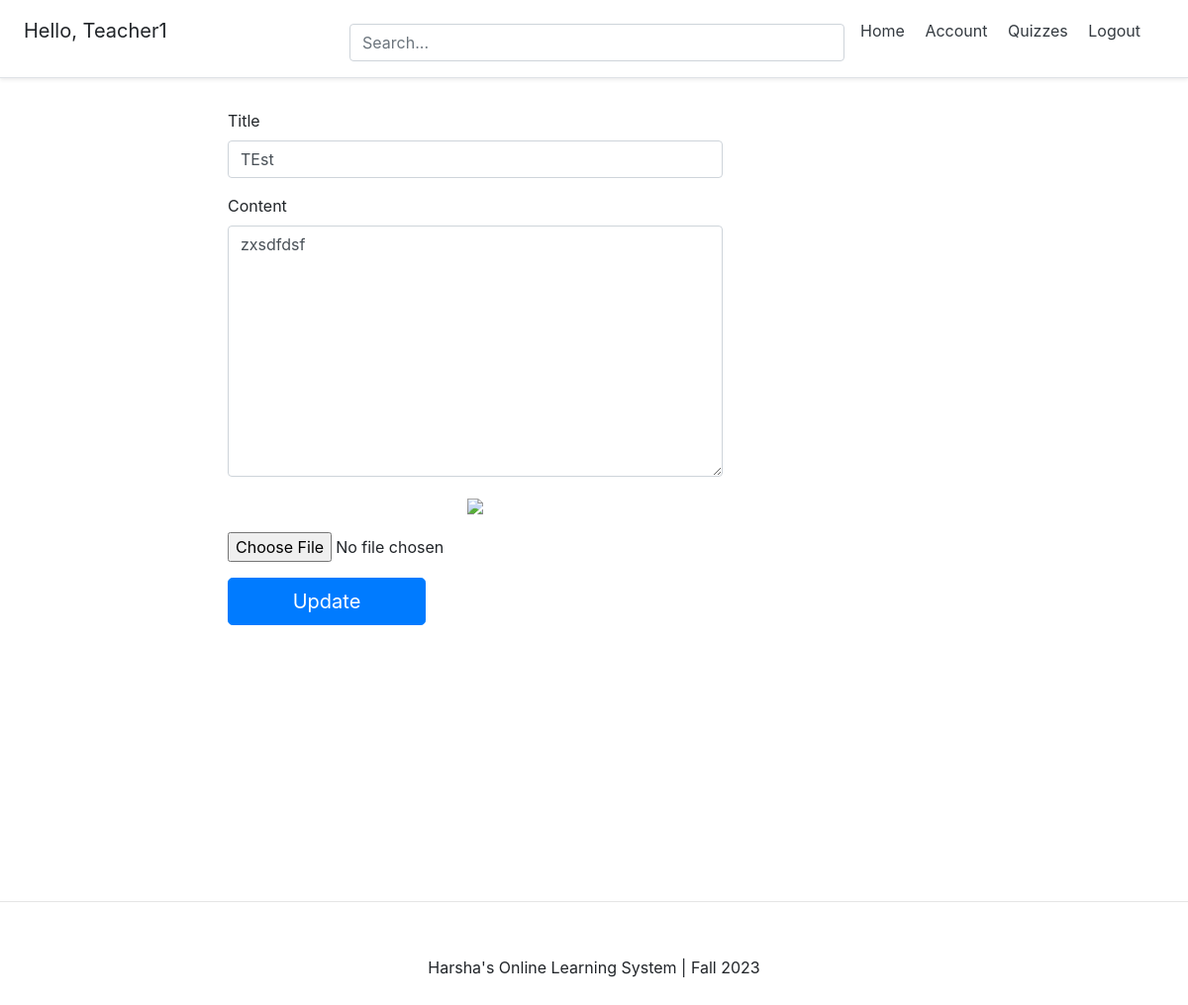
Page /blog/teacher1-test/edit/ (signed in) on the committed database.
### account/models.py (models this page shows, shortened)
class Account(AbstractBaseUser):
	email 					= models.EmailField(verbose_name="email", max_length=60, unique=True)
	username 				= models.CharField(max_length=30, unique=True)
	date_joined				= models.DateTimeField(verbose_name='date joined', auto_now_add=True)
	last_login				= models.DateTimeField(verbose_name='last login', auto_now=True)
	is_admin				= models.BooleanField(default=False)
	is_active				= models.BooleanField(default=True)
	is_staff				= models.BooleanField(default=False)
	is_superuser			= models.BooleanField(default=False)
	is_teacher = models.BooleanField(default=False)
	USERNAME_FIELD = 'email'
	REQUIRED_FIELDS = ['username',]
	objects = MyAccountManager()

### blog/models.py (models this page shows, shortened)
class BlogPost(models.Model):
	title = models.CharField(max_length=50, null=False, blank=False)
	body = models.TextField(max_length=500, null=False, blank=False)
	image = models.ImageField(upload_to=upload_location, null=True, blank=True)
	date_published = models.DateTimeField(auto_now_add=True, verbose_name="date published")
	date_updated = models.DateTimeField(auto_now=True, verbose_name="date updated")
	author = models.ForeignKey(settings.AUTH_USER_MODEL, on_delete=models.CASCADE)
	slug = models.SlugField(blank=True, unique=True)

### blog/views.py (the view, shortened to what this page needs)
# urls.py: path('<slug>/edit/', edit_blog_view, name="edit"),
def edit_blog_view(request, slug):
    context = {}
    user = request.user
    if not user.is_authenticated:
        return redirect("must_authenticated")
    blog_post = get_object_or_404(BlogPost, slug=slug)
    if blog_post.author != user:
        return HttpResponse("You cannot edit another user's post")
    form = UpdateBlogPostForm(
        initial={
            "title": blog_post.title,
            "body": blog_post.body,
            "image": blog_post.image,
        }
    )
    context['form'] = form
    return render(request, 'blog/edit_blog.html', context)

### blog/forms.py (shortened to what this page needs)
class UpdateBlogPostForm(forms.ModelForm):
    class Meta:
        model = BlogPost
        fields = ['title', 'body', 'image']

### blog/templates/blog/edit_blog.html (shortened to what this page needs)
{% extends 'base.html' %}
{% block content %}
<div class="container">
	<div class="row">
		<div class="col-lg-7 offset-lg-1">
			<form class="create-form" method="post" enctype="multipart/form-data">{% csrf_token %}
				<div class="form-group">
					<label for="id_title">Title</label>
					<input class="form-control" type="text" name="title" id="id_title" placeholder="Title" value="{{form.initial.title}}" required autofocus>
				</div>
				<div class="form-group">
					<label for="id_body">Content</label>
					<textarea class="form-control" rows="10" type="text" name="body" id="id_body" placeholder="This blog is about..."
					required>{{form.initial.body}}</textarea>
				</div>
				<div class="form-group image-group" id="id_image_group">
				</div>
				<input type="file" name="image" id="id_image_file" accept="image/*" onchange="readURL(this)">
				<button class="submit-button btn btn-lg btn-primary btn-block" type="submit">Update</button>
			</form>
		</div>
	</div>
</div>
{% endblock content %}

### templates/snippets/header.html (shortened to what this page needs)
<link rel="stylesheet" href="https://cdn.jsdelivr.net/npm/bootstrap@4.4.1/dist/css/bootstrap.min.css">
<div class="d-flex flex-column flex-md-row align-items-center p-3 px-md-4 mb-3 bg-white border-bottom shadow-sm">
  <h5 class="my-0 mr-md-auto font-weight-normal">
  	{% if request.user.is_authenticated %}
  	<p>Hello, {{request.user.username}}</p>
  	{% endif %}
  </h5>
  <div class="search-bar mt-sm-2 mr-2">
  	<form method="get">
  		<input type="text" class="form-control" name="q" id="id_q" placeholder="Search...">
  	</form>
  </div>
  <nav class="my-2 my-md-0 mr-md-3">
  	{% if request.user.is_authenticated %}
  		<a class="p-2 text-dark" href="{% url 'home' %}">Home</a>
		<a class="p-2 text-dark" href="{% url 'account' %}">Account</a>
		<a class="p-2 text-dark" href="{% url 'quizzes:quiz_list' %}">Quizzes</a>
		<a class="p-2 text-dark" href="{% url 'logout' %}">Logout</a></p>
  	{% else %}
  		<a class="p-2 text-dark" href="{% url 'home' %}">Home</a>
  		<a class="p-2 text-dark" href="{% url 'login' %}">Login</a>
		<a class="btn btn-outline-primary" href="{% url 'register' %}">Register</a>
  	{% endif %}
  </nav>
</div>

### templates/snippets/header.html (style rules this page uses)
@media (min-width: 768px) { html { font-size: 16px; } }
.container { max-width: 960px; }
.search-bar { max-width: 500px; width: 100%; }
form { width: 100%; }

### templates/snippets/base_css.html (style rules this page uses)
body { background-color: #FFFFFF; }

### blog/templates/blog/edit_blog.html (style rules this page uses)
.create-form { width: 100%; max-width: 100%; padding: 15px; margin: auto; }
.submit-button { max-width: 200px; }
.image-group { position: relative; text-align: center; cursor:pointer; }

### rows in the picture
Account: user.username "Teacher1"
BlogPost: title "TEst", body "zxsdfdsf"
